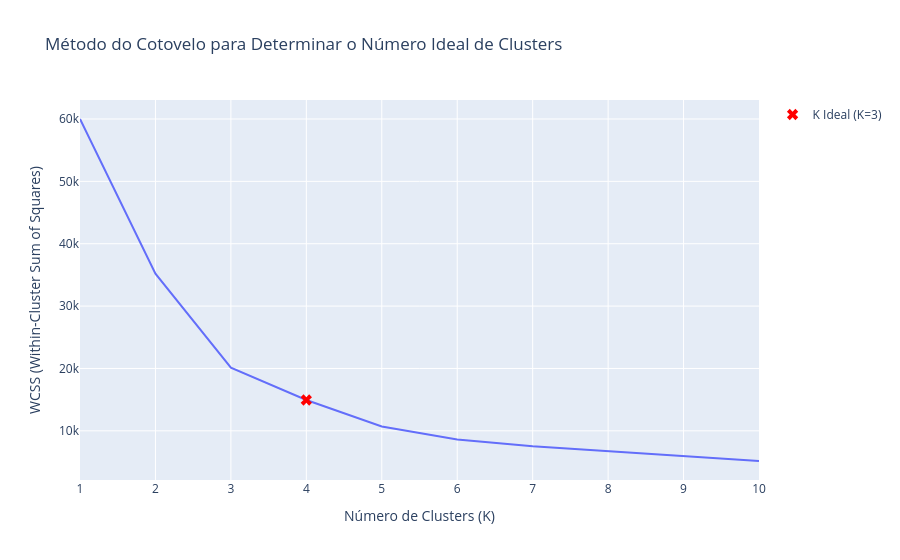

Notebook cell for this chart:
### Code cell
wcss = []
for i in range(1, 11):
    kmeans = KMeans(n_clusters=i, random_state=42)
    kmeans.fit(dataset_fatura_limite[['FATURA_TOTAL', 'LIMIT_BAL']])
    wcss.append(kmeans.inertia_)
    
fig = px.line(
    x=range(1, 11), 
    y=wcss, 
    labels={'x': 'Número de Clusters (K)', 'y': 'WCSS (Within-Cluster Sum of Squares)'},
    title='Método do Cotovelo para Determinar o Número Ideal de Clusters'
)
fig.add_scatter(
    x=[4], 
    y=[wcss[3]], 
    mode='markers', 
    marker=dict(color='red', size=10, symbol='x'),
    name='K Ideal (K=3)'
)
fig.show()
# Treinamento do K-Means com K=3

### Figure 1 — Plotly figure (JSON) as saved in the notebook; plotly's stock layout.template omitted (floating-point values rounded to 4 significant figures)
{"data": [{"hovertemplate": "Número de Clusters (K)=%{x}<br>WCSS (Within-Cluster Sum of Squares)=%{y}<extra></extra>", "legendgroup": "", "line": {"color": "#636efa", "dash": "solid"}, "marker": {"symbol": "circle"}, "mode": "lines", "name": "", "orientation": "v", "showlegend": false, "type": "scatter", "x": [1, 2, 3, 4, 5, 6, 7, 8, 9, 10], "xaxis": "x", "y": [60000.0, 35200.0, 20130.0, 14940.0, 10710.0, 8604.0, 7527.0, 6737.0, 5865.0, 5163.0], "yaxis": "y"}, {"marker": {"color": "red", "size": 10, "symbol": "x"}, "mode": "markers", "name": "K Ideal (K=3)", "type": "scatter", "x": [4], "y": [14940.0]}], "layout": {"legend": {"tracegroupgap": 0}, "title": {"text": "Método do Cotovelo para Determinar o Número Ideal de Clusters"}, "xaxis": {"anchor": "y", "domain": [0, 1], "title": {"text": "Número de Clusters (K)"}}, "yaxis": {"anchor": "x", "domain": [0, 1], "title": {"text": "WCSS (Within-Cluster Sum of Squares)"}}}}
